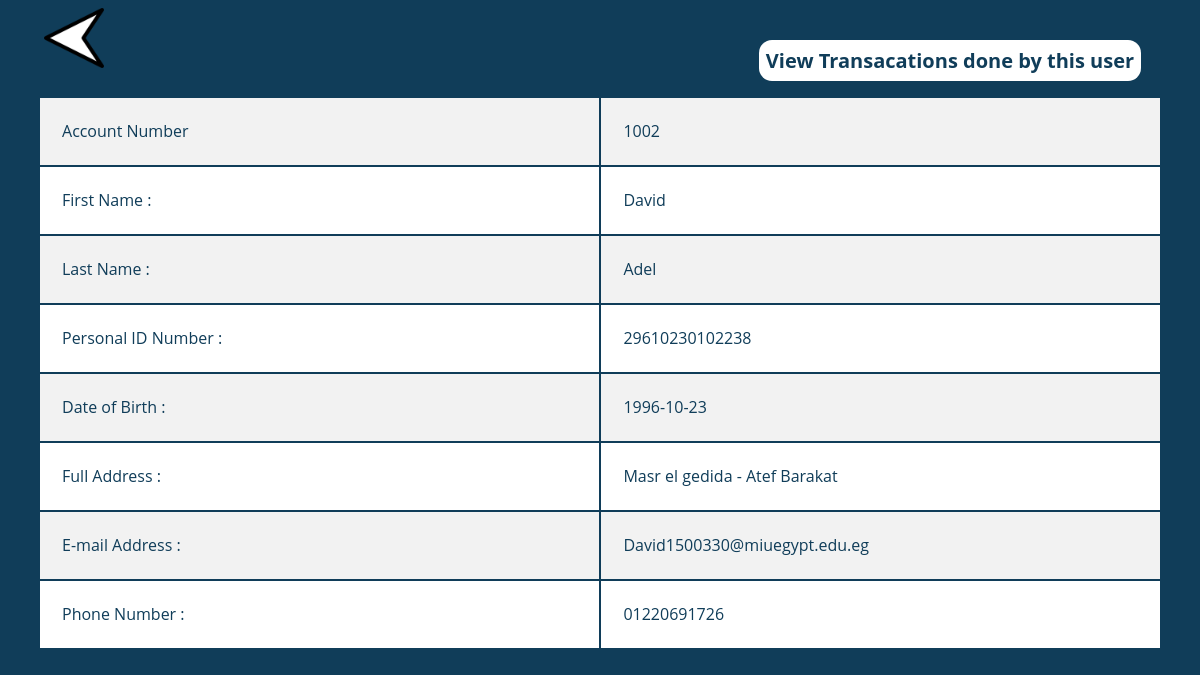
Page /Worker/php/Usersreport.php?id=1002 on the earlier database version.
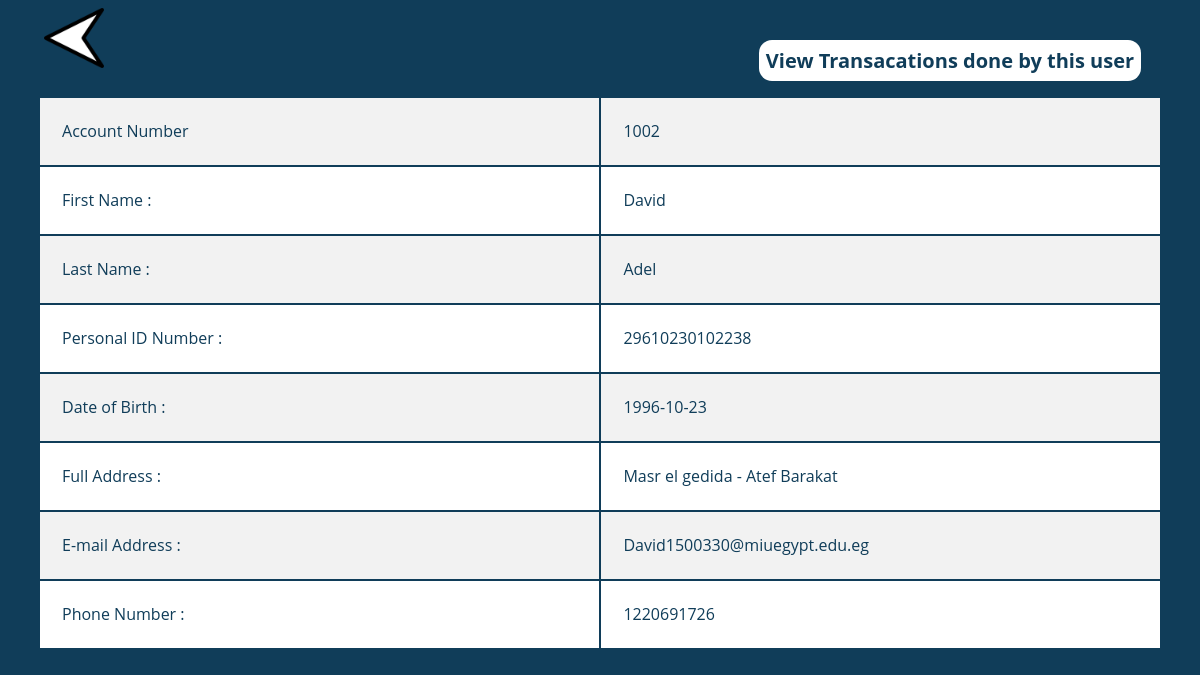
Same page on the later database version.
### tables this page shows
CREATE TABLE `customer_account` (
  `ID` int(11) NOT NULL,
  `FNAME` varchar(50) DEFAULT NULL,
  `LNAME` varchar(50) DEFAULT NULL,
  `PersonalID` varchar(14) DEFAULT NULL,
  `Address` varchar(100) DEFAULT NULL,
  `MobileNumber` varchar(11) DEFAULT NULL,
  `Email` varchar(200) DEFAULT NULL,
  `DateOfBirth` date DEFAULT NULL,
  `WorkerID` int(11) NOT NULL,
  `DateAdded` datetime NOT NULL
);

### Worker/ClassesGedida/dbconnect.php (called while the page is built, shortened)
<?php
  class dbconnect
  {
      private $servername;
      private $username;
      private $password;
      private $db;
      private $con;
      function __construct()
      {
          $this->servername = "localhost";
          $this->username = "root";
          $this->password = "";
          $this->db = "FDJZ";
          $this->con = $this->Connect();
      }
      function connect()
      {
          $this->con = mysqli_connect($this->servername, $this->username, $this->password, $this->db);
          if ($this -> con ->connect_error)
          {
              die("Failed to connect: " .$this->con->connect_error);
          }
          else
          {
              return $this->con;
          }
      }
      function executesql($sql)
      {
        $result = mysqli_query($this->con, $sql);
        if($result == TRUE)
              {
          return $result;
        }
        else
              {
          echo "Error executing SQL statement: " .$this->con->error;
        }
      }
  }
?>

### Worker/ClassesGedida/Admin.php (called while the page is built, shortened)
<?php
  include_once("WorkerAdminCommon.php");
  include_once("Loans.php");
  include_once("dbconnect.php");
  class Admin extends WorkerAdminCommon{
    function __construct(){
      $this->db=new dbconnect;
    }
  }
?>

### Worker/ClassesGedida/WorkerAdminCommon.php (called while the page is built, shortened)
<?php
  class WorkerAdminCommon extends User{
    function showSpecificCustomer($id){
      $this->db->connect();
      $sql = "SELECT *
              FROM `customer_account`
              WHERE `id` = $id
              ";
      $result = $this->db->executesql($sql);
      return $result;
    }
  }
?>

### Worker/php/Usersreport.php (the view, shortened to what this page needs)
<?php
  include_once '../ClassesGedida/Admin.php';
  $id = $_GET["id"];
  $admin = new Admin;
  $result = $admin->showSpecificCustomer($id);
  $row = mysqli_fetch_assoc($result);
?>
<html>
    <head>
        <link rel="stylesheet" type="text/css" href="../css/usersreport.css">
    </head>
    <body>
      <tbody>
          <a href="Showusers.php"><img src="../img/leftarrow.png" id="leftarrow"></a>
		  <?php echo '<a id="viewtrans" href="ViewSpecificTransaction.php?id='.$row['ID'].'">View Transacations done by this user</a>'; ?>
		  <br>
      	<table class="container">
		<br>
              <tr>
                  <td>Account Number</td>
                  <?php echo'<td>'.$row['ID'].'</td>'; ?>
              </tr>
              <tr>
                <td>First Name : </td>
                <?php echo'<td>'.$row['FNAME'].'</td>'; ?>
              </tr>
              <tr>
                <td>Last Name : </td>
                <?php echo'<td>'.$row['LNAME'].'</td>'; ?>
              </tr>
              <tr>
                <td>Personal ID Number : </td>
                <?php echo'<td>'.$row['PersonalID'].'</td>'; ?>
              </tr>
              <tr>
                <td>Date of Birth : </td>
                <?php echo'<td>'.$row['DateOfBirth'].'</td>'; ?>
              </tr>
              <tr>
                <td>Full Address : </td>
                <?php echo'<td>'.$row['Address'].'</td>'; ?>
              </tr>
              <tr>
                <td>E-mail Address : </td>
                <?php echo'<td>'.$row['Email'].'</td>'; ?>
              </tr>
              <tr>
                <td>Phone Number : </td>
                <?php echo'<td>'.$row['MobileNumber'].'</td>'; ?>
              </tr>
            </table>
			<br>
      </tbody>
    </body>
</html>

Differences in the rows shown:
changed customer_account "David": MobileNumber "01220691726" → "1220691726"
